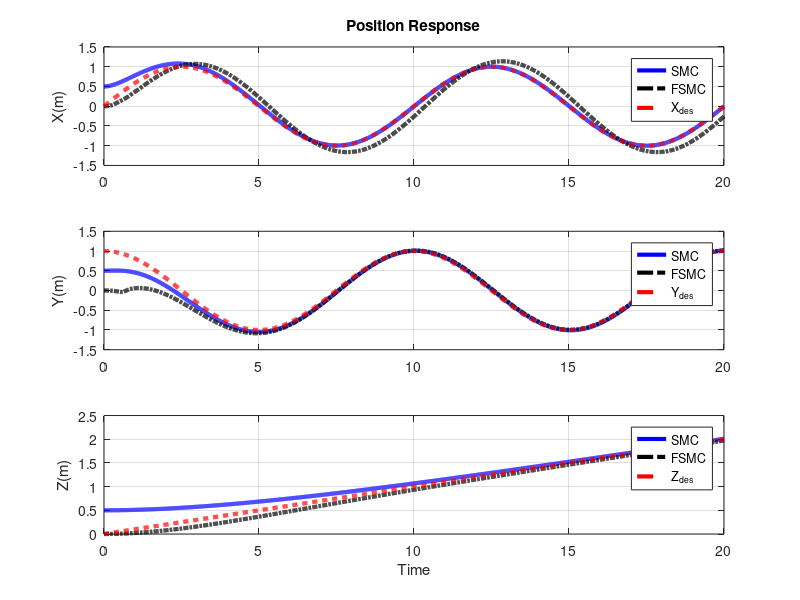
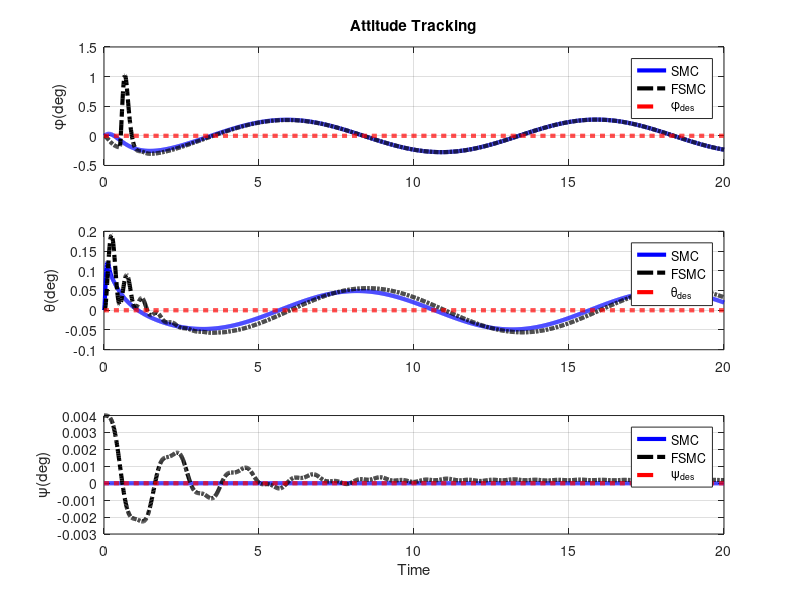
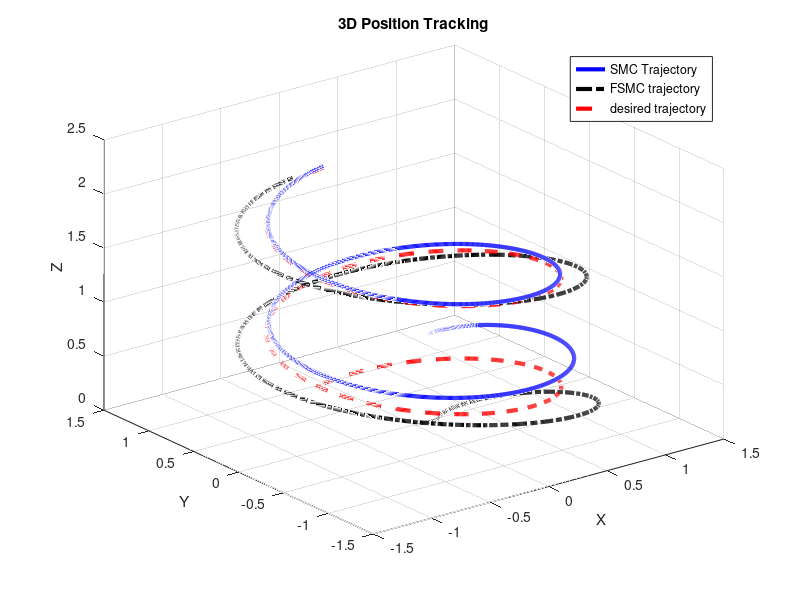

Reproduce these figures in MATLAB, in order.
clc;clear;%close all

SMC  = load('SMC1.mat');
FSMC = load('FSMC1.mat');

t = SMC.t;


%% Plot Results
% figure;
% subplot(211);plot(u1s_new(1:end),'linewidth',2);grid on
% legend('u_1');title('Control Inputs');
% subplot(212);plot(u2s_new(1:end),'-r','linewidth',2);hold on
% plot(u3s_new(1:end),'-g','linewidth',2);hold on
% plot(u4s_new(1:end),'-y','linewidth',2)
% xlabel('Iteration');legend('u_2','u_3','u_4')
% grid on

%%
% figure
% t1 = Tilt1_new(1:end);
% t2 = Tilt2_new(1:end);
% % subplot(211);imanPlot([1:length(ws_new)],ws_new,'Omega')subplot(212);
% imanPlot([1:length(t2)],rad2deg(t1))
% hold on;imanPlot([1:length(t2)],rad2deg(t2),'Tilt Inputs')
% legend('\theta_1','\theta_2')
% xlabel('Iteration')

%%
% figure;
% imanPlot(t,x(:,1),'-b');hold on
% imanPlot(t,x(:,3),'-r');
% imanPlot(t,x(:,5),'-g')
% grid on;title('Position Response');legend('X','Y','Z')

%%
figure;
subplot(311);plot(t,SMC.x(:,1),'b-','linewidth',3);hold on
plot(t,FSMC.x(:,1),'k-.','linewidth',3);hold on
plot(t(1:end-1), SMC.desiredStates_new(:,1),'r--','LineWidth',3)
title('Position Response'),ylabel('X(m)')
grid on
legend('SMC','FSMC','X_d_e_s')

subplot(312);plot(t,SMC.x(:,3),'b-','linewidth',3);hold on
plot(t,FSMC.x(:,3),'k-.','linewidth',3);hold on
plot(t(1:end-1), SMC.desiredStates_new(:,4),'r--','LineWidth',3)
grid on
ylabel('Y(m)'),legend('SMC','FSMC','Y_d_e_s')

subplot(313);plot(t,SMC.x(:,5),'b-','linewidth',3);hold on
plot(t,FSMC.x(:,5),'k-.','linewidth',3);hold on
plot(t(1:end-1), SMC.desiredStates_new(:,7),'r--','LineWidth',3)
xlabel('Time'),ylabel('Z(m)')
grid on
legend('SMC','FSMC','Z_d_e_s')

%% Attitude Tracking
figure;hold on
subplot(311);plot(t,rad2deg(SMC.x(:,7)),'b-','linewidth',3);hold on
plot(t,rad2deg(FSMC.x(:,7)),'k-.','linewidth',3);hold on
plot(t(1:end-1),rad2deg(SMC.desiredStates_new(:,10)),'r--','linewidth',3)
title('Attitude Tracking');ylabel('\phi(deg)')
grid on
legend('SMC','FSMC','\phi_d_e_s')

subplot(312);plot(t,rad2deg(SMC.x(:,9)),'b-','linewidth',3);hold on
plot(t,rad2deg(FSMC.x(:,9)),'k-.','linewidth',3);hold on
plot(t(1:end-1),rad2deg(SMC.desiredStates_new(:,13)),'r--','linewidth',3)
grid on
ylabel('\theta(deg)');legend('SMC','FSMC','\theta_d_e_s')

subplot(313);plot(t,rad2deg(SMC.x(:,11)),'b-','linewidth',3);hold on
plot(t,rad2deg(FSMC.x(:,11))+0.004,'k-.','linewidth',3);hold on
plot(t(1:end-1),rad2deg(SMC.desiredStates_new(:,16)),'r--','linewidth',3)
grid on
xlabel('Time');ylabel('\psi(deg)');legend('SMC','FSMC','\psi_d_e_s')


%% Position Tracking
figure;grid on
plot3(SMC.x(:,1),SMC.x(:,3),SMC.x(:,5),'b-','linewidth',3);hold on
plot3(FSMC.x(:,1),FSMC.x(:,3),FSMC.x(:,5),'k-.','linewidth',3);hold on 
plot3(SMC.desiredStates_new(:,1),SMC.desiredStates_new(:,4),SMC.desiredStates_new(:,7),'r--','linewidth',3)
xlabel('X');ylabel('Y');zlabel('Z');grid on;title('3D Position Tracking')
legend('SMC Trajectory','FSMC trajectory','desired trajectory')


